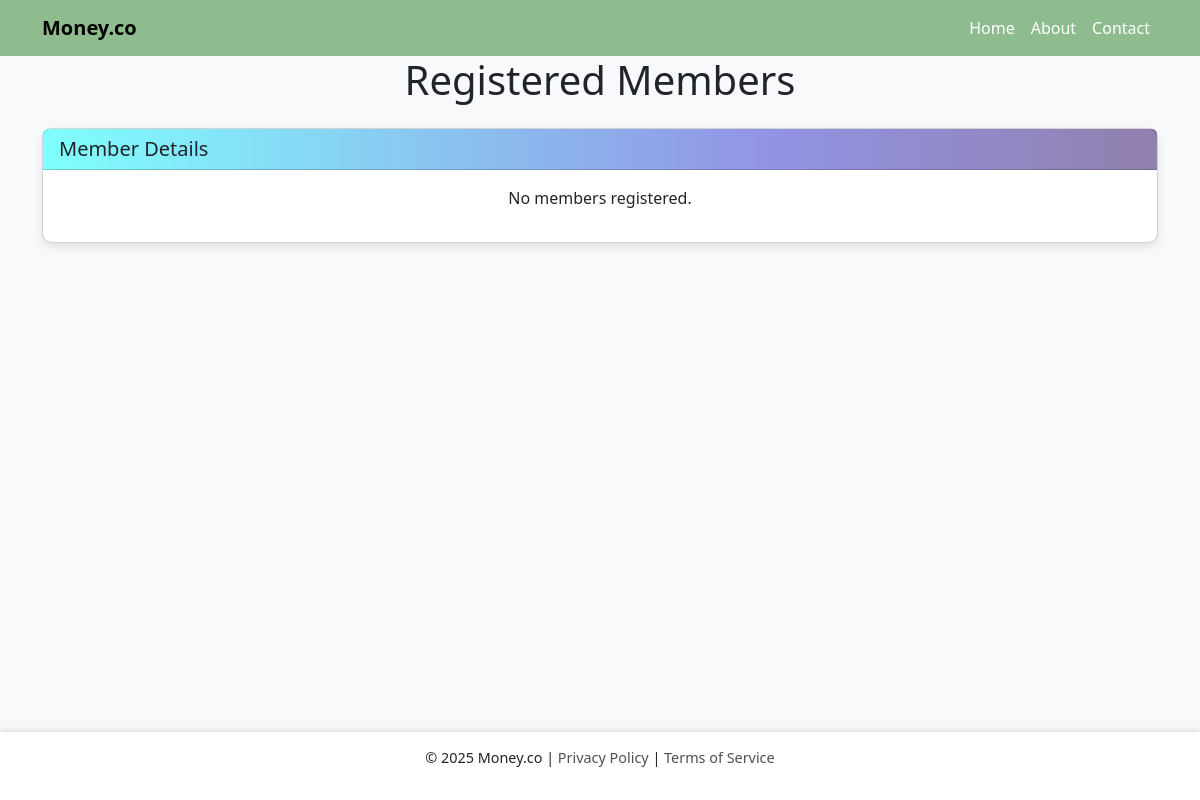
Before: /loan/ with the older database file.
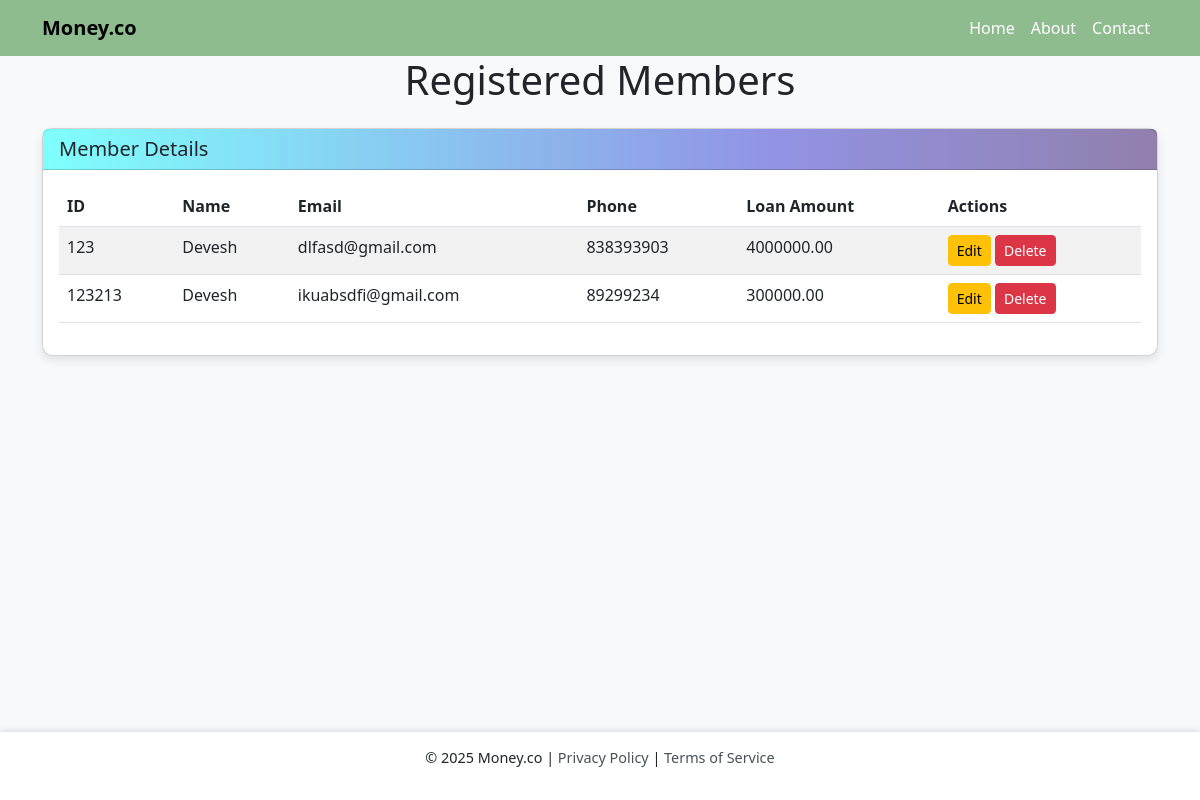
After: the same page with the newer database file.
### moneyapp/models.py (models this page shows, shortened)
class Member(models.Model):
    ROLE_CHOICES = [
        ('Teaching', 'Teaching Staff'),
        ('Non-Teaching', 'Non-Teaching Staff'),
    ]
    name = models.CharField(max_length=100)
    member_id = models.CharField(max_length=50, unique=True)
    department = models.CharField(max_length=100, blank=True)
    designation = models.CharField(max_length=100, blank=True)
    mob = models.CharField(max_length=15)  # Matches CSV's 'mob' field
    email = models.EmailField()
    dob = models.DateField()
    doj = models.DateField()
    doj_service = models.DateField()
    maximum_period = models.IntegerField()
    max_loan_amount = models.DecimalField(max_digits=10, decimal_places=2)
    city = models.CharField(max_length=100)
    pincode = models.CharField(max_length=10)
    role = models.CharField(max_length=20, choices=ROLE_CHOICES, default='Non-Teaching')
    has_loan = models.BooleanField(default=False)  # To track if the member has a loan

### moneyapp/views.py (the view)
# urls.py: path('loan/', views.loan_information, name='loan'),
def loan_information(request):
    members = Member.objects.all()  # Retrieve all registered members
    return render(request, 'loan.html', {'members': members})

### moneyapp/templates/loan.html (shortened to what this page needs)
{% extends 'base.html' %}
{% block content %}
<div class="container">
    <h1 class="text-center mb-4">Registered Members</h1>
    <div class="card">
        <div class="card-header">
            <h5 class="mb-0">Member Details</h5>
        </div>
        <div class="card-body">
            {% if members %}
                <table class="table table-striped">
                    <thead>
                        <tr>
                            <th>ID</th>
                            <th>Name</th>
                            <th>Email</th>
                            <th>Phone</th>
                            <th>Loan Amount</th>
                            <th>Actions</th>
                        </tr>
                    </thead>
                    <tbody>
                        {% for member in members %}
                        <tr>
                            <td>{{ member.member_id }}</td>
                            <td>{{ member.name }}</td>
                            <td>{{ member.email }}</td>
                            <td>{{ member.mob }}</td>
                            <td>{{ member.max_loan_amount }}</td>
                            <td>
                                <a href="{% url 'edit_member' member.id %}" class="btn btn-warning btn-sm">Edit</a>
                                <a href="{% url 'delete_member' member.id %}" class="btn btn-danger btn-sm"
                                   onclick="return confirm('Are you sure you want to delete this member?');">
                                    Delete
                                </a>
                            </td>
                        </tr>
                        {% endfor %}
                    </tbody>
                </table>
            {% else %}
                <p class="text-center">No members registered.</p>
            {% endif %}
        </div>
    </div>
</div>
{% endblock %}

Changed rows visible on the page:
added Member: member_id "123", name "Devesh", email "dlfasd@gmail.com", mob "838393903", max_loan_amount "4000000.00"
added Member: member_id "123213", name "Devesh", email "ikuabsdfi@gmail.com", mob "89299234", max_loan_amount "300000.00"
Other visible differences:
text no longer shown: "No members registered."
text now shown: "ID Name Email Phone Loan Amount Actions"
